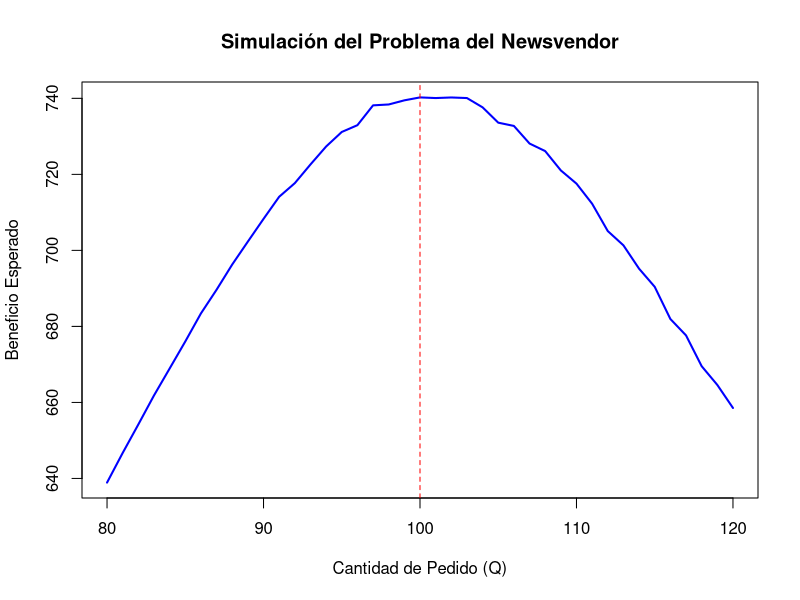

Generate this figure with R:
## ---- chunk 1
# Establecer semilla para reproducibilidad
set.seed(123)

# Parámetros del modelo
p <- 20          # Precio de venta por unidad
c <- 12          # Costo por unidad
v <- 5           # Valor de salvamento para unidades no vendidas
lambda <- 100    # Demanda promedio (para distribución Poisson)

n.sim <- 10000   # Número de simulaciones por cada cantidad de pedido
## ---- chunk 2
# Vector de cantidades de pedido candidatos (puede ajustarse según la situación)
order_quantities <- seq(80, 120, by = 1)

# Vector para almacenar el beneficio esperado de cada Q
profits <- numeric(length(order_quantities))
## ---- chunk 3
# Simulación: para cada Q se simula la demanda y se calcula el beneficio
for (i in seq_along(order_quantities)) {
  Q <- order_quantities[i]
  # Simular la demanda usando distribución de Poisson
  demand <- rpois(n.sim, lambda)
  # Unidades vendidas: mínimo entre Q y la demanda simulada
  sold <- pmin(Q, demand)
  # Calcular beneficio para cada simulación:
  # Ingresos por ventas + ingresos por salvamento - costo total
  profit_sim <- p * sold + v * (Q - sold) - c * Q
  # Beneficio esperado (promedio)
  profits[i] <- mean(profit_sim)
}
## ---- chunk 4
# Encontrar la cantidad óptima que maximiza el beneficio esperado
optimal_index <- which.max(profits)
optimal_Q <- order_quantities[optimal_index]

cat("La cantidad óptima de pedido es:", optimal_Q, "\n")
cat("El beneficio esperado máximo es:", profits[optimal_index], "\n")
## ---- chunk 5
# Graficar la relación entre la cantidad de pedido y el beneficio esperado
plot(order_quantities, profits, type = "l", col = "blue", lwd = 2,
     xlab = "Cantidad de Pedido (Q)", ylab = "Beneficio Esperado",
     main = "Simulación del Problema del Newsvendor")
abline(v = optimal_Q, col = "red", lty = 2)
